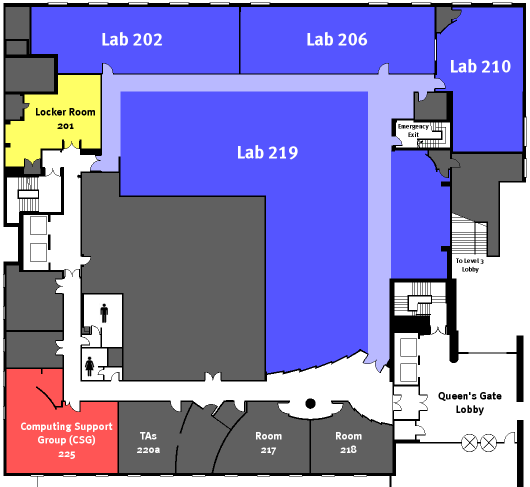
#> input picture experimental_notebooks/Computing_Lab_Usage/floor_plan.png, 1059 x 973 px (shown at 1/2 size)
$ jupyter execute --allow-errors Computing_Lab_Usage.ipynb   (shell and % lines are left out)
#> lines starting #> are read from the running program, lines starting #| are printed output that depends on the picture
[cell 1]
from google.colab import drive
import os

# Mount your Google Drive
drive.mount('/content/drive')

# Change the directory to your specific project folder
%cd /content/drive/MyDrive/FYP/Computing_Lab_Usage

print("Current Working Directory:", os.getcwd())

Access Log Synthesis and Mapping

[cell 2]
import matplotlib.pyplot as plt
import matplotlib.image as mpimg
import pandas as pd
import numpy as np

# --- Configuration ---
image_path = 'floor_plan.png'

# 1. Pixel-Perfect Lab Zones (Final Tweaks for 210)
# Format: [x_min, x_max, y_min, y_max]
lab_zones = {
    'Lab_202': [100, 400, 40, 130],
    'Lab_206': [440, 750, 40, 130],
    'Lab_210': [905, 990, 40, 240],        # SHIFTED RIGHT: x_min from 885 to 905, x_max to 990
    'Lab_219_North': [290, 650, 220, 400],
    'Lab_219_East': [680, 720, 220, 630]
}

def generate_virtual_workstations(zones, spacing=32):
    """Generates a grid of (x,y) coordinates strictly within the blue lab zones."""
#> called with spacing = 32
    workstations = []
    pc_id_counter = 1

    for zone_key, (x_min, x_max, y_min, y_max) in zones.items():
        actual_lab_name = zone_key.split('_North')[0].split('_East')[0]

        for x in range(x_min, x_max, spacing):
            for y in range(y_min, y_max, spacing):
                workstations.append({
                    'pc_id': f"{actual_lab_name}_PC{pc_id_counter:03d}",
                    'lab': actual_lab_name,
                    'x': x,
                    'y': y
                })
                pc_id_counter += 1
    return pd.DataFrame(workstations)

def synthesize_current_logs(df_workstations, time_of_day="14:00"):
    """Synthesizes mock log states based on the time of day."""
    states = ['In Use', 'Idle', 'Offline']
    probabilities = [0.70, 0.20, 0.10]

    df_workstations['state'] = np.random.choice(states, size=len(df_workstations), p=probabilities)
    df_workstations['last_active'] = pd.Timestamp(f'2024-05-15 {time_of_day}')

    return df_workstations

# --- Execution ---

# 1. Generate the map of PCs
df_map = generate_virtual_workstations(lab_zones, spacing=32)
print(f"Generated {len(df_map)} virtual workstations.")

# 2. Synthesize the log states
df_current_state = synthesize_current_logs(df_map, time_of_day="14:30")

# 3. Map states to colors
color_mapping = {
    'In Use': 'lime',
    'Idle': 'orange',
    'Offline': 'red'
}
df_current_state['color'] = df_current_state['state'].map(color_mapping)

# 4. Visualize on the Floor Plan
try:
    img = mpimg.imread(image_path)
#> img is the input picture: shape (973, 1059, 4) float32; mean R, G, B, A 0.541, 0.518, 0.74, 1

    fig, ax = plt.subplots(figsize=(14, 14))
    ax.imshow(img)

    # Scatter plot the workstations
    ax.scatter(
        df_current_state['x'],
        df_current_state['y'],
        c=df_current_state['color'],
        s=60,
        edgecolors='black',
        linewidth=1.5,
        zorder=5
    )

    # Create a custom legend
    from matplotlib.lines import Line2D
    legend_elements = [
        Line2D([0], [0], marker='o', color='w', markerfacecolor='lime', markersize=12, markeredgecolor='black', label='In Use'),
        Line2D([0], [0], marker='o', color='w', markerfacecolor='orange', markersize=12, markeredgecolor='black', label='Idle'),
        Line2D([0], [0], marker='o', color='w', markerfacecolor='red', markersize=12, markeredgecolor='black', label='Offline/Empty')
    ]
    ax.legend(handles=legend_elements, loc='upper right', title="Workstation State", fontsize=12, title_fontsize=14)

    plt.title("Huxley Lab Occupancy Map", fontsize=18, pad=20)
    plt.axis('off')
    plt.show()
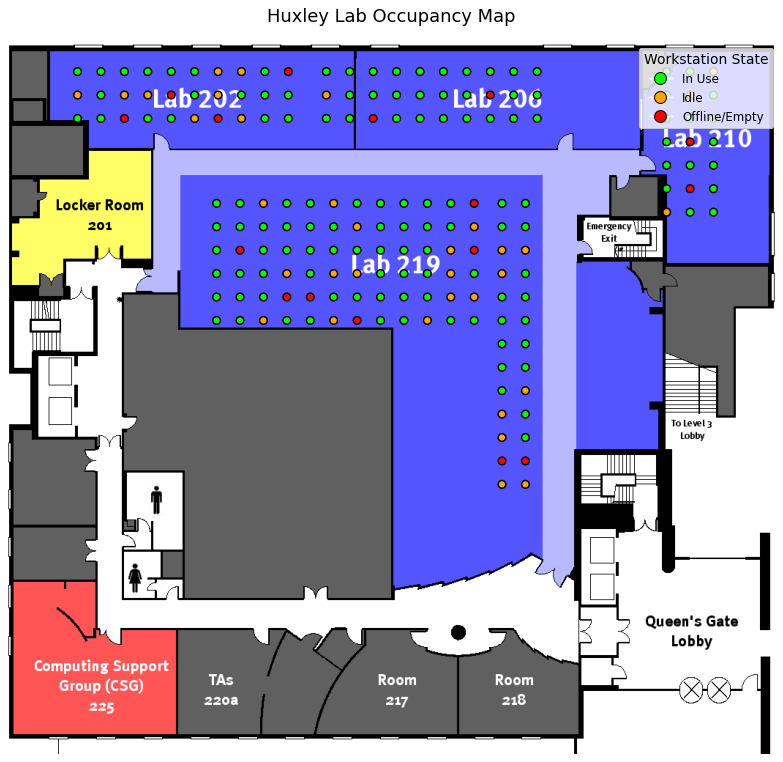
#> figure drawn by matplotlib, 1 panel

except FileNotFoundError:
    print(f"Error: Could not find '{image_path}'. Ensure the path is correct.")

Mocked access logs CSV file

[cell 3]
import pandas as pd
import numpy as np
from datetime import datetime, timedelta

# 1. Recreate the Master List of Workstations (from your previous script)
lab_zones = {
    'Lab_202': [100, 400, 40, 130],
    'Lab_206': [440, 750, 40, 130],
    'Lab_210': [905, 990, 40, 240],
    'Lab_219_North': [290, 650, 220, 400],
    'Lab_219_East': [680, 720, 220, 630]
}

def get_workstation_ids(zones, spacing=32):
#> called with spacing = 32
    pc_ids = []
    pc_id_counter = 1
    for zone_key, (x_min, x_max, y_min, y_max) in zones.items():
        actual_lab_name = zone_key.split('_North')[0].split('_East')[0]
        for x in range(x_min, x_max, spacing):
            for y in range(y_min, y_max, spacing):
                pc_ids.append(f"{actual_lab_name}_PC{pc_id_counter:03d}")
                pc_id_counter += 1
    return pc_ids

all_pcs = get_workstation_ids(lab_zones)
print(f"Tracking {len(all_pcs)} workstations...\n")

# 2. Define the Daily Usage Curve
def get_state_probabilities(hour):
    """
    Returns (P_In_Use, P_Idle, P_Offline) based on the time of day.
    Simulates a realistic university lab schedule.
    """
    if 0 <= hour < 7:     # Middle of the night: Basically empty
        return [0.02, 0.03, 0.95]
    elif 7 <= hour < 10:  # Morning ramp-up
        return [0.40, 0.15, 0.45]
    elif 10 <= hour < 16: # Peak hours (e.g., back-to-back labs)
        return [0.75, 0.15, 0.10]
    elif 16 <= hour < 20: # Evening wind-down
        return [0.35, 0.20, 0.45]
    else:                 # Late night stragglers (20:00 - 23:59)
        return [0.10, 0.10, 0.80]

# 3. Generate the Time-Series Data
print("Generating 24-hour log data at 15-minute intervals...")

# Start at 8:00 AM today (or pick any specific date)
start_time = pd.Timestamp('2026-04-01 00:00:00')
# Create a list of timestamps, every 15 minutes for 24 hours
time_intervals = pd.date_range(start=start_time, periods=(24 * 4), freq='15min')

log_entries = []
states = ['In Use', 'Idle', 'Offline']

for current_time in time_intervals:
    # Get the probabilities for this specific hour
    probs = get_state_probabilities(current_time.hour)

    for pc_id in all_pcs:
        # Assign a random state based on the hourly probability curve
        assigned_state = np.random.choice(states, p=probs)

        log_entries.append({
            'timestamp': current_time.strftime('%Y-%m-%d %H:%M:%S'),
            'pc_id': pc_id,
            'state': assigned_state
        })

# 4. Save to CSV
df_logs = pd.DataFrame(log_entries)
csv_filename = 'huxley_mock_access_logs.csv'
df_logs.to_csv(csv_filename, index=False)

print(f"\nSuccess! Generated {len(df_logs)} log entries.")
print(f"Saved as: {csv_filename} in your Colab environment.")
print("\n--- Data Sample ---")
print(df_logs.head())

Time Series Analysis of Mocked Access Logs

[cell 4]
import pandas as pd
import matplotlib.pyplot as plt
import matplotlib.dates as mdates
import seaborn as sns

# Set a clean visual style for the plots
sns.set_theme(style="whitegrid")

# --- 1. Data Loading & Preparation ---
print("Loading access logs...")
df = pd.read_csv('huxley_mock_access_logs.csv')

# Crucial Step: Convert the timestamp string into a Pandas datetime object
df['timestamp'] = pd.to_datetime(df['timestamp'])

# --- 2. Aggregation (The Time Series Engine) ---
print("Aggregating time series data...")
# We use a pivot table to count the occurrences of each state at every unique timestamp
time_series_df = df.pivot_table(
    index='timestamp',
    columns='state',
    aggfunc='size',
    fill_value=0
)

# Ensure all columns exist just in case a state was never hit
for state in ['In Use', 'Idle', 'Offline']:
    if state not in time_series_df.columns:
        time_series_df[state] = 0

# Calculate total machines and "Total Active" (In Use + Idle)
time_series_df['Total Active'] = time_series_df['In Use'] + time_series_df['Idle']

# --- 3. Visualization ---
print("Generating utilisation graph...\n")

plt.figure(figsize=(14, 7))

# Plot the lines
plt.plot(time_series_df.index, time_series_df['Offline'], label='Offline / Empty', color='red', alpha=0.6, linewidth=2, linestyle='--')
plt.plot(time_series_df.index, time_series_df['Idle'], label='Idle (Screen Locked)', color='orange', linewidth=2)
plt.plot(time_series_df.index, time_series_df['In Use'], label='In Use (Active)', color='lime', linewidth=3)

# Formatting the X-Axis to show hours nicely
ax = plt.gca()
ax.xaxis.set_major_locator(mdates.HourLocator(interval=2)) # Show tick every 2 hours
ax.xaxis.set_major_formatter(mdates.DateFormatter('%H:%M'))
plt.xticks(rotation=45)

# Adding titles and labels
plt.title('Huxley Computing Labs - 24 Hour Utilisation Trend', fontsize=18, pad=15)
plt.xlabel('Time of Day', fontsize=14, labelpad=10)
plt.ylabel('Number of Workstations', fontsize=14, labelpad=10)

# Add a subtle background fill under the "In Use" line to make it pop
plt.fill_between(time_series_df.index, time_series_df['In Use'], color='lime', alpha=0.1)

# Add legend and adjust layout
plt.legend(loc='upper right', fontsize=12)
plt.tight_layout()

# Show the plot
plt.show()
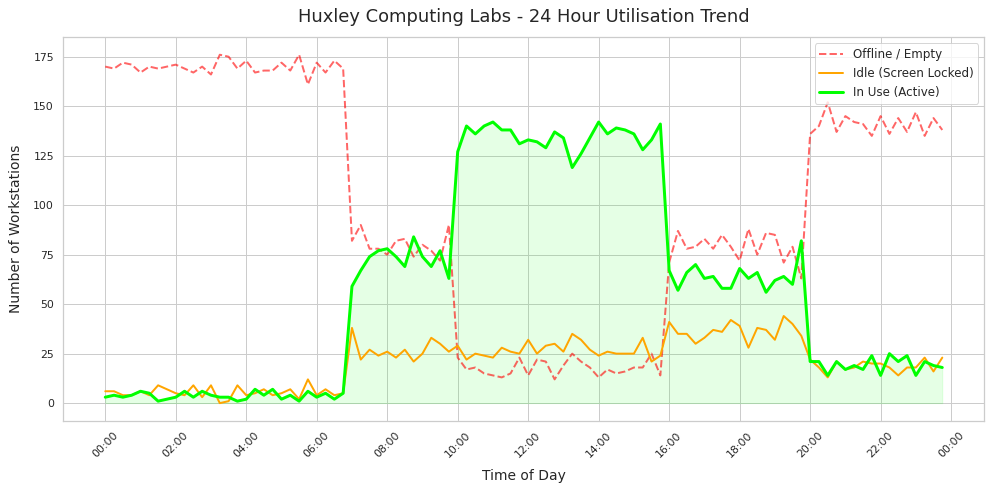
#> figure drawn by matplotlib, 1 panel; curve peaks at x = 1.78e+18, y = 176; curve peaks at x = 1.78e+18, y = 44; curve peaks at x = 1.78e+18, y = 142

# --- 4. Quick Insights ---
# Let's print out some quick automated insights from the dataframe
peak_in_use = time_series_df['In Use'].max()
peak_time = time_series_df['In Use'].idxmax().strftime('%H:%M')

print("\n--- Quick Daily Insights ---")
print(f"Peak 'In Use' workstations: {peak_in_use} at {peak_time}")
print(f"Average workstations 'In Use' during core hours (09:00 - 17:00): {int(time_series_df.between_time('09:00', '17:00')['In Use'].mean())}")
print(f"Highest idle waste (Machines left idle): {time_series_df['Idle'].max()}")

Streamlit Dashboard

Basic Streamlit Dashboard

Running Server

#> (a cell that did not finish here is left out)

# New Access Logs/Lab Floorplan

Access logs with anon userIds assigned a ttl

[cell 6]
import pandas as pd
import numpy as np
from datetime import datetime, timedelta
import random

# 1. Recreate the Master List of Workstations
lab_zones = {
    'Lab_202': [100, 400, 40, 130],
    'Lab_206': [440, 750, 40, 130],
    'Lab_210': [905, 990, 40, 240],
    'Lab_219_North': [290, 650, 220, 400],
    'Lab_219_East': [680, 720, 220, 630]
}

def get_workstation_ids(zones, spacing=32):
#> called with spacing = 32
    pc_ids = []
    pc_id_counter = 1
    for zone_key, (x_min, x_max, y_min, y_max) in zones.items():
        actual_lab_name = zone_key.split('_North')[0].split('_East')[0]
        for x in range(x_min, x_max, spacing):
            for y in range(y_min, y_max, spacing):
                pc_ids.append(f"{actual_lab_name}_PC{pc_id_counter:03d}")
                pc_id_counter += 1
    return pc_ids

all_pcs = get_workstation_ids(lab_zones)
print(f"Tracking {len(all_pcs)} workstations...\n")

# 2. Define the Daily Usage Curve
def get_state_probabilities(hour):
    if 0 <= hour < 7:     return [0.02, 0.03, 0.95]
    elif 7 <= hour < 10:  return [0.40, 0.15, 0.45]
    elif 10 <= hour < 16: return [0.75, 0.15, 0.10]
    elif 16 <= hour < 20: return [0.35, 0.20, 0.45]
    else:                 return [0.10, 0.10, 0.80]

# 3. Generate the Time-Series Data with TTL Logic
print("Generating 24-hour log data with Session Tracking and Anonymous Users...")

start_time = pd.Timestamp('2026-04-01 00:00:00')
time_intervals = pd.date_range(start=start_time, periods=(24 * 4), freq='15min')

log_entries = []
states = ['In Use', 'Idle', 'Offline']

# We keep track of the current state, user, and remaining time (TTL) for every PC
pc_trackers = {pc_id: {'user': 'N/A', 'ttl': 0, 'state': 'Offline'} for pc_id in all_pcs}

# The pool of anonymous users (max size = number of PCs)
available_users = set([f"AnonUser_{i:04d}" for i in range(1, len(all_pcs) + 1)])

for current_time in time_intervals:
    probs = get_state_probabilities(current_time.hour)

    for pc_id in all_pcs:
        tracker = pc_trackers[pc_id]

        # Scenario A: The user is currently in an active session (TTL > 0)
        if tracker['ttl'] > 0:
            tracker['ttl'] -= 15 # Deduct 15 minutes from their session

            # They might step away from the keyboard, so toggle between In Use/Idle
            tracker['state'] = np.random.choice(['In Use', 'Idle'], p=[0.85, 0.15])

        # Scenario B: The PC is free (TTL == 0)
        else:
            # 1. If someone was just using it, return their ID to the available pool
            if tracker['user'] != 'N/A':
                available_users.add(tracker['user'])
                tracker['user'] = 'N/A'

            # 2. Decide if someone new sits down based on the time of day
            new_state = np.random.choice(states, p=probs)

            # 3. Assign a new user and a TTL if it becomes active
            if new_state in ['In Use', 'Idle'] and len(available_users) > 0:
                # Pick a random user from the pool and remove them
                new_user = random.choice(list(available_users))
                available_users.remove(new_user)

                tracker['user'] = new_user
                tracker['state'] = new_state
                # Assign a random session length: between 15 mins and 4 hours
                tracker['ttl'] = int(np.random.choice(range(15, 255, 15))) - 15
            else:
                tracker['state'] = 'Offline'
                tracker['ttl'] = 0

        # Append the record for this 15-minute interval
        log_entries.append({
            'timestamp': current_time.strftime('%Y-%m-%d %H:%M:%S'),
            'pc_id': pc_id,
            'state': tracker['state'],
            'user_id': tracker['user'],
            'session_ttl_remaining': tracker['ttl'] if tracker['user'] != 'N/A' else 'N/A'
        })

# 4. Save to CSV
df_logs = pd.DataFrame(log_entries)
csv_filename = 'huxley_mock_access_logs_with_users.csv'
df_logs.to_csv(csv_filename, index=False)

print(f"\nSuccess! Generated {len(df_logs)} log entries.")
print(f"Saved as: {csv_filename} in your Colab environment.")
print("\n--- Data Sample ---")
print(df_logs.head(10))

[cell 7]
import matplotlib.pyplot as plt
import matplotlib.image as mpimg
import pandas as pd
import numpy as np

# --- Configuration ---
image_path = 'floor_plan.png'

# 1. Pixel-Perfect Lab Zones (Final Tweaks for 210)
# Format: [x_min, x_max, y_min, y_max]
lab_zones = {
    'Lab_202': [100, 400, 40, 130],
    'Lab_206': [440, 750, 40, 130],
    'Lab_210': [905, 990, 40, 240],
    'Lab_219_North': [290, 650, 220, 400],
    'Lab_219_East': [680, 720, 220, 630]
}

def generate_virtual_workstations(zones, spacing=32):
    """Generates a grid of (x,y) coordinates strictly within the blue lab zones."""
#> called with spacing = 32
    workstations = []
    pc_id_counter = 1

    for zone_key, (x_min, x_max, y_min, y_max) in zones.items():
        actual_lab_name = zone_key.split('_North')[0].split('_East')[0]

        for x in range(x_min, x_max, spacing):
            for y in range(y_min, y_max, spacing):
                workstations.append({
                    'pc_id': f"{actual_lab_name}_PC{pc_id_counter:03d}",
                    'lab': actual_lab_name,
                    'x': x,
                    'y': y
                })
                pc_id_counter += 1
    return pd.DataFrame(workstations)

def synthesize_current_logs(df_workstations, time_of_day="14:00"):
    """Synthesizes mock log states, assigns unique anonymous user IDs, and TTLs."""
    states = ['In Use', 'Idle', 'Offline']
    probabilities = [0.70, 0.20, 0.10]
    total_pcs = len(df_workstations)

    # 1. Assign the base states
    df_workstations['state'] = np.random.choice(states, size=total_pcs, p=probabilities)
    df_workstations['last_active'] = pd.Timestamp(f'2024-05-15 {time_of_day}')

    # 2. Create the Anonymous User Pool (Max size = total number of PCs)
    user_pool = [f"AnonUser_{i:04d}" for i in range(1, total_pcs + 1)]

    # 3. Identify which PCs need a user assignment
    active_mask = df_workstations['state'].isin(['In Use', 'Idle'])
    num_active = active_mask.sum()

    # 4. Sample unique users from the pool (replace=False ensures no duplicates)
    assigned_users = np.random.choice(user_pool, size=num_active, replace=False)

    # 5. Initialize the new columns
    df_workstations['user_id'] = 'N/A'
    df_workstations['session_ttl_minutes'] = 0

    # 6. Apply the users and generate a random TTL (e.g., 15 mins to 4 hours)
    df_workstations.loc[active_mask, 'user_id'] = assigned_users
    df_workstations.loc[active_mask, 'session_ttl_minutes'] = np.random.randint(15, 240, size=num_active)

    return df_workstations

# --- Execution ---

# 1. Generate the map of PCs
df_map = generate_virtual_workstations(lab_zones, spacing=32)
print(f"Generated {len(df_map)} virtual workstations.")

# 2. Synthesize the log states (Now with Users and TTLs)
df_current_state = synthesize_current_logs(df_map, time_of_day="14:30")

# --- Debug Print to Verify Logic ---
print("\n--- Data Sample (Notice the N/A for Offline PCs) ---")
print(df_current_state[['pc_id', 'state', 'user_id', 'session_ttl_minutes']].head(10))
print("-" * 50)

# 3. Map states to colors
color_mapping = {
    'In Use': 'lime',
    'Idle': 'orange',
    'Offline': 'red'
}
df_current_state['color'] = df_current_state['state'].map(color_mapping)

# 4. Visualize on the Floor Plan
try:
    img = mpimg.imread(image_path)

    fig, ax = plt.subplots(figsize=(14, 14))
    ax.imshow(img)

    # Scatter plot the workstations
    ax.scatter(
        df_current_state['x'],
        df_current_state['y'],
        c=df_current_state['color'],
        s=60,
        edgecolors='black',
        linewidth=1.5,
        zorder=5
    )

    # Create a custom legend
    from matplotlib.lines import Line2D
    legend_elements = [
        Line2D([0], [0], marker='o', color='w', markerfacecolor='lime', markersize=12, markeredgecolor='black', label='In Use'),
        Line2D([0], [0], marker='o', color='w', markerfacecolor='orange', markersize=12, markeredgecolor='black', label='Idle'),
        Line2D([0], [0], marker='o', color='w', markerfacecolor='red', markersize=12, markeredgecolor='black', label='Offline/Empty')
    ]
    ax.legend(handles=legend_elements, loc='upper right', title="Workstation State", fontsize=12, title_fontsize=14)

    plt.title("Huxley Lab Occupancy Map", fontsize=18, pad=20)
    plt.axis('off')
    plt.show()

except FileNotFoundError:
    print(f"Error: Could not find '{image_path}'. Ensure the path is correct.")
